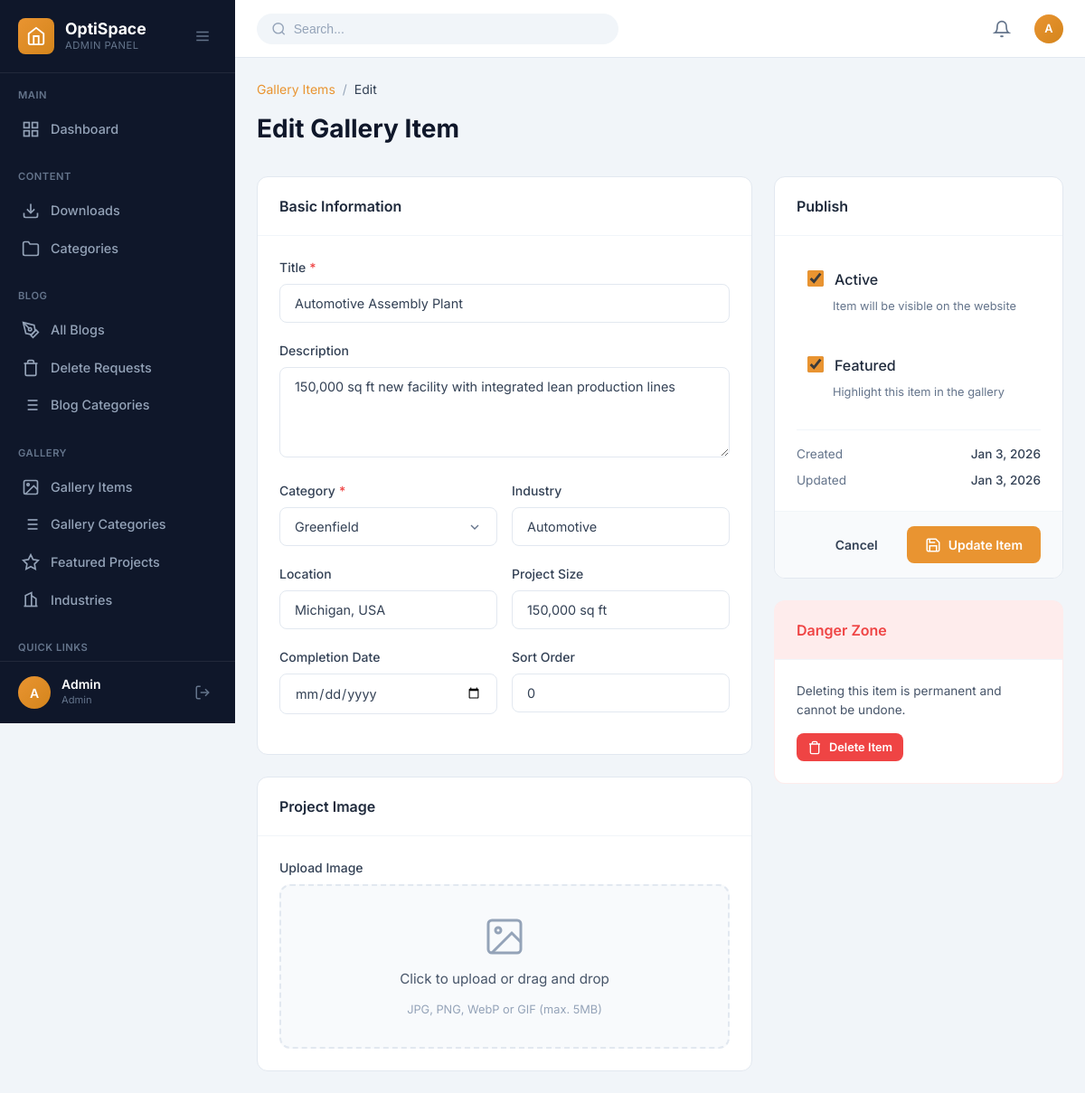
Screenshot of /admin/gallery-edit.php?id=1 (signed in) with the database file from the repository.
### tables this page shows
CREATE TABLE IF NOT EXISTS gallery_items (
    id INT AUTO_INCREMENT PRIMARY KEY,
    category_id INT NOT NULL,
    title VARCHAR(255) NOT NULL,
    description TEXT DEFAULT NULL,
    image_path VARCHAR(500) DEFAULT NULL,
    thumbnail_path VARCHAR(500) DEFAULT NULL,
    location VARCHAR(255) DEFAULT NULL,
    industry VARCHAR(100) DEFAULT NULL,
    project_size VARCHAR(100) DEFAULT NULL,
    completion_date DATE DEFAULT NULL,
    is_featured TINYINT(1) DEFAULT 0,
    is_active TINYINT(1) DEFAULT 1,
    sort_order INT DEFAULT 0,
    created_by INT DEFAULT NULL,
    created_at TIMESTAMP DEFAULT CURRENT_TIMESTAMP,
    updated_at TIMESTAMP DEFAULT CURRENT_TIMESTAMP ON UPDATE CURRENT_TIMESTAMP,
    FOREIGN KEY (category_id) REFERENCES gallery_categories(id) ON DELETE RESTRICT,
    FOREIGN KEY (created_by) REFERENCES admin_users(id) ON DELETE SET NULL
);

CREATE TABLE IF NOT EXISTS gallery_categories (
    id INT AUTO_INCREMENT PRIMARY KEY,
    name VARCHAR(100) NOT NULL,
    slug VARCHAR(100) NOT NULL UNIQUE,
    description TEXT DEFAULT NULL,
    icon VARCHAR(50) DEFAULT 'image',
    color VARCHAR(20) DEFAULT '#E99431',
    bg_class VARCHAR(50) DEFAULT 'greenfield-bg',
    sort_order INT DEFAULT 0,
    is_active TINYINT(1) DEFAULT 1,
    created_at TIMESTAMP DEFAULT CURRENT_TIMESTAMP,
    updated_at TIMESTAMP DEFAULT CURRENT_TIMESTAMP ON UPDATE CURRENT_TIMESTAMP
);

### admin/gallery-edit.php (the view, shortened to what this page needs)
<?php
$conn = getDBConnection();
$itemId = isset($_GET['id']) ? (int)$_GET['id'] : 0;
$stmt = $conn->prepare("SELECT * FROM gallery_items WHERE id = ?");
$stmt->bind_param("i", $itemId);
$stmt->execute();
$item = $stmt->get_result()->fetch_assoc();
$categories = $conn->query("SELECT * FROM gallery_categories WHERE is_active = 1 ORDER BY sort_order ASC");
include __DIR__ . '/includes/header.php';
?>
<div class="page-header">
    <div class="page-title-section">
        <nav class="breadcrumb">
            <a href="gallery.php">Gallery Items</a>
            <span class="separator">/</span>
            <span>Edit</span>
        </nav>
        <h1 class="page-title">Edit Gallery Item</h1>
    </div>
</div>
<form method="POST" enctype="multipart/form-data" class="admin-form">
    <div class="form-layout">
        <div class="form-main">
            <div class="form-card">
                <div class="form-card-header">
                    <h2>Basic Information</h2>
                </div>
                <div class="form-card-body">
                    <div class="form-group">
                        <label for="title" class="form-label required">Title</label>
                        <input type="text" id="title" name="title" class="form-input" value="<?php echo htmlspecialchars($item['title']); ?>" placeholder="e.g., Automotive Assembly Plant" required>
                    </div>
                    <div class="form-group">
                        <label for="description" class="form-label">Description</label>
                        <textarea id="description" name="description" class="form-textarea" rows="4" placeholder="Brief description of the project..."><?php echo htmlspecialchars($item['description']); ?></textarea>
                    </div>
                    <div class="form-row">
                        <div class="form-group">
                            <label for="category_id" class="form-label required">Category</label>
                            <select id="category_id" name="category_id" class="form-select" required>
                                <?php
                                $categories->data_seek(0);
                                while ($cat = $categories->fetch_assoc()):
                                ?>
                                <option value="<?php echo $cat['id']; ?>" <?php echo $item['category_id'] == $cat['id'] ? 'selected' : ''; ?>>
                                    <?php echo htmlspecialchars($cat['name']); ?>
                                </option>
                                <?php endwhile; ?>
                            </select>
                        </div>
                        <div class="form-group">
                            <label for="industry" class="form-label">Industry</label>
                            <input type="text" id="industry" name="industry" class="form-input" value="<?php echo htmlspecialchars($item['industry']); ?>" placeholder="e.g., Automotive, Pharmaceutical">
                        </div>
                    </div>
                    <div class="form-row">
                        <div class="form-group">
                            <label for="location" class="form-label">Location</label>
                            <input type="text" id="location" name="location" class="form-input" value="<?php echo htmlspecialchars($item['location']); ?>" placeholder="e.g., Michigan, USA">
                        </div>
                        <div class="form-group">
                            <label for="project_size" class="form-label">Project Size</label>
                            <input type="text" id="project_size" name="project_size" class="form-input" value="<?php echo htmlspecialchars($item['project_size']); ?>" placeholder="e.g., 150,000 sq ft">
                        </div>
                    </div>
                    <div class="form-row">
                        <div class="form-group">
                            <label for="completion_date" class="form-label">Completion Date</label>
                            <input type="date" id="completion_date" name="completion_date" class="form-input" value="<?php echo htmlspecialchars($item['completion_date'] ?? ''); ?>">
                        </div>
                        <div class="form-group">
                            <label for="sort_order" class="form-label">Sort Order</label>
                            <input type="number" id="sort_order" name="sort_order" class="form-input" value="<?php echo htmlspecialchars($item['sort_order']); ?>" min="0">
                        </div>
                    </div>
                </div>
            </div>
            <div class="form-card">
                <div class="form-card-header">
                    <h2>Project Image</h2>
                </div>
                <div class="form-card-body">
                    <div class="form-group">
                        <label class="form-label"><?php echo $item['image_path'] ? 'Replace Image' : 'Upload Image'; ?></label>
                        <div class="file-upload-area" id="imageUploadArea">
                            <div class="upload-placeholder">
                                <svg viewBox="0 0 24 24" fill="none" stroke="currentColor" stroke-width="1.5">
                                    <rect x="3" y="3" width="18" height="18" rx="2" ry="2"/>
                                    <circle cx="8.5" cy="8.5" r="1.5"/>
                                    <polyline points="21 15 16 10 5 21"/>
                                </svg>
                                <span>Click to upload or drag and drop</span>
                                <small>JPG, PNG, WebP or GIF (max. 5MB)</small>
                            </div>
                        </div>
                    </div>
                </div>
            </div>
        </div>
        <div class="form-sidebar">
            <div class="form-card">
                <div class="form-card-header">
                    <h2>Publish</h2>
                </div>
                <div class="form-card-body">
                    <div class="form-group">
                        <label class="checkbox-label">
                            <input type="checkbox" name="is_active" value="1" <?php echo $item['is_active'] ? 'checked' : ''; ?>>
                            <span class="checkbox-text">Active</span>
                            <span class="checkbox-description">Item will be visible on the website</span>
                        </label>
                    </div>
                    <div class="form-group">
                        <label class="checkbox-label">
                            <input type="checkbox" name="is_featured" value="1" <?php echo $item['is_featured'] ? 'checked' : ''; ?>>
                            <span class="checkbox-text">Featured</span>
                            <span class="checkbox-description">Highlight this item in the gallery</span>
                        </label>
                    </div>
                    <div class="item-meta">
                        <div class="meta-item">
                            <span class="meta-label">Created</span>
                            <span class="meta-value"><?php echo date('M j, Y', strtotime($item['created_at'])); ?></span>
                        </div>
                        <div class="meta-item">
                            <span class="meta-label">Updated</span>
                            <span class="meta-value"><?php echo date('M j, Y', strtotime($item['updated_at'])); ?></span>
                        </div>
                    </div>
                </div>
                <div class="form-card-footer">
                    <a href="gallery.php" class="btn btn-ghost">Cancel</a>
                    <button type="submit" class="btn btn-primary">
                        <svg viewBox="0 0 24 24" fill="none" stroke="currentColor" stroke-width="2">
                            <path d="M19 21H5a2 2 0 0 1-2-2V5a2 2 0 0 1 2-2h11l5 5v11a2 2 0 0 1-2 2z"/>
                            <polyline points="17 21 17 13 7 13 7 21"/>
                            <polyline points="7 3 7 8 15 8"/>
                        </svg>
                        Update Item
                    </button>
                </div>
            </div>
            <div class="form-card danger-zone">
                <div class="form-card-header">
                    <h2>Danger Zone</h2>
                </div>
                <div class="form-card-body">
                    <p>Deleting this item is permanent and cannot be undone.</p>
                    <a href="gallery.php?delete=<?php echo $item['id']; ?>" class="btn btn-danger btn-sm" onclick="return confirm('Are you sure you want to delete this gallery item? This action cannot be undone.');">
                        <svg viewBox="0 0 24 24" fill="none" stroke="currentColor" stroke-width="2">
                            <polyline points="3 6 5 6 21 6"/>
                            <path d="M19 6v14a2 2 0 0 1-2 2H7a2 2 0 0 1-2-2V6m3 0V4a2 2 0 0 1 2-2h4a2 2 0 0 1 2 2v2"/>
                        </svg>
                        Delete Item
                    </a>
                </div>
            </div>
        </div>
    </div>
</form>
<?php include __DIR__ . '/includes/footer.php'; ?>

### admin/assets/css/admin.css (style rules this page uses)
:root { --admin-primary: #E99431; --admin-primary-dark: #d4851c; --admin-primary-light: rgba(233, 148, 49, 0.1); --admin-dark: #1E293B; --admin-dark-light: #334155; --admin-gray-900: #0F172A; --admin-gray-800: #1E293B; --admin-gray-700: #334155; --admin-gray-600: #475569; --admin-gray-500: #64748B; --admin-gray-400: #94A3B8; --admin-gray-300: #CBD5E1; --admin-gray-200: #E2E8F0; --admin-gray-100: #F1F5F9; --admin-gray-50: #F8FAFC; --admin-white: #FFFFFF; --admin-success: #10B981; --admin-success-light: rgba(16, 185, 129, 0.1); --admin-warning: #F59E0B; --admin-warning-light: rgba(245, 158, 11, 0.1); --admin-danger: #EF4444; --admin-danger-light: rgba(239, 68, 68, 0.1); --admin-info: #3B82F6; --admin-info-light: rgba(59, 130, 246, 0.1); --sidebar-width: 260px; --sidebar-collapsed-width: 70px; --sidebar-bg: var(--admin-gray-900); --sidebar-text: var(--admin-gray-400); --sidebar-active: var(--admin-primary); --header-height: 64px; --header-bg: var(--admin-white); --shadow-sm: 0 1px 2px rgba(0, 0, 0, 0.05); --shadow-md: 0 4px 6px -1px rgba(0, 0, 0, 0.1); --shadow-lg: 0 10px 15px -3px rgba(0, 0, 0, 0.1); --shadow-xl: 0 20px 25px -5px rgba(0, 0, 0, 0.1); --radius-sm: 4px; --radius-md: 8px; --radius-lg: 12px; --radius-xl: 16px; --radius-full: 9999px; --transition-fast: 0.15s ease; --transition-normal: 0.3s ease; }
*, *::before, *::after { box-sizing: border-box; margin: 0; padding: 0; }
html { font-size: 16px; -webkit-font-smoothing: antialiased; -moz-osx-font-smoothing: grayscale; }
body.admin-body { font-family: 'Inter', -apple-system, BlinkMacSystemFont, 'Segoe UI', Roboto, sans-serif; background: var(--admin-gray-100); color: var(--admin-gray-700); line-height: 1.5; min-height: 100vh; }
a { color: inherit; text-decoration: none; }
button { font-family: inherit; cursor: pointer; border: none; background: none; }
.page-header { display: flex; align-items: center; justify-content: space-between; margin-bottom: 2rem; flex-wrap: wrap; gap: 1rem; }
.page-title-section { display: flex; flex-direction: column; gap: 0.25rem; }
.page-title { font-size: 1.75rem; font-weight: 700; color: var(--admin-gray-900); }
.btn { display: inline-flex; align-items: center; justify-content: center; gap: 0.5rem; padding: 0.625rem 1.25rem; font-size: 0.875rem; font-weight: 600; border-radius: var(--radius-md); transition: all var(--transition-fast); cursor: pointer; border: none; }
.btn svg { width: 18px; height: 18px; }
.btn-primary { background: var(--admin-primary); color: var(--admin-white); }
.btn-danger { background: var(--admin-danger); color: var(--admin-white); }
.btn-sm { padding: 0.375rem 0.75rem; font-size: 0.8rem; }
.btn-sm svg { width: 16px; height: 16px; }
.form-group { margin-bottom: 1.25rem; }
.form-label { display: block; font-size: 0.875rem; font-weight: 600; color: var(--admin-gray-700); margin-bottom: 0.5rem; }
.form-select { appearance: none; background-repeat: no-repeat; background-position: right 0.75rem center; background-size: 16px; padding-right: 2.5rem; }
.form-row { display: grid; grid-template-columns: repeat(2, 1fr); gap: 1rem; }
.file-upload-area { position: relative; border: 2px dashed var(--admin-gray-300); border-radius: 8px; padding: 2rem; text-align: center; background: var(--admin-gray-50); transition: all 0.3s ease; cursor: pointer; }

### rows the page displays
gallery_items: title "Automotive Assembly Plant", description "150,000 sq ft new facility with integrated lean production lines", category_id "Greenfield", industry "Automotive", location "Michigan, USA", project_size "150,000 sq ft", sort_order "0", is_active "☑", is_featured "☑", created_at "Jan 3, 2026", updated_at "Jan 3, 2026"

### other values shown
substr($admin['full_name'] ?? 'A', 0, 1) "A"
$admin['full_name'] "Admin"
str_replace('_', ' ', $admin['role'] ?? 'Admin') "Admin"
